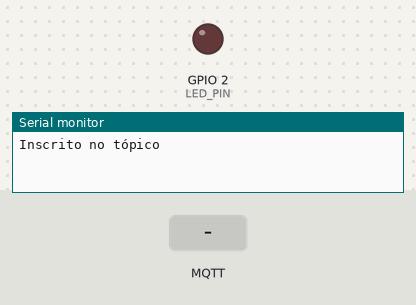
The sketch below on a simulated ESP32. On the bench: output pins drawn as LEDs (lit = HIGH), the last lines printed to the serial monitor. The inputs (shaded band) are chosen by the test bench. WiFi joins after 1.5 s; servers stay silent unless stated; no MQTT or app messages arrive unless stated.

Above: at 2.7 s.
2.8 s: MQTT message "LED_ON" arrives on the first subscribed topic
At 3.6 s:
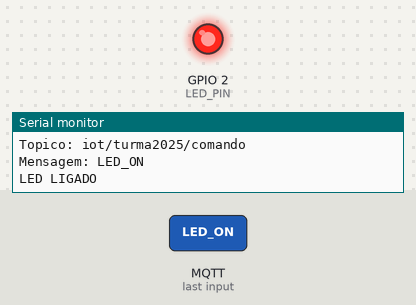
4.3 s: MQTT message "LED_OFF" arrives on the first subscribed topic
At 4.7 s:
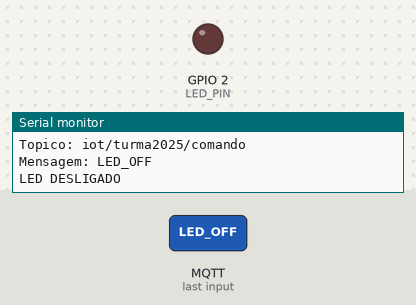
Timing chart, 0 to 7.3 s (numbered marks = the images above; inputs shaded):
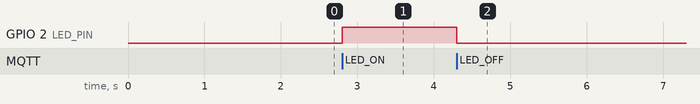

Measured:
- after the input at 2.8 s, GPIO 2 (LED_PIN): LOW → HIGH at once
- after the input at 4.3 s, GPIO 2 (LED_PIN): HIGH → LOW at once

The sketch:

sketch.ino
```cpp
#include <WiFi.h>
#include <WiFiClientSecure.h>
#include <PubSubClient.h>

#define LED_PIN 2

const char* ssid = "Wokwi-GUEST";
const char* password = "";

const char* mqtt_server = "e2f1f223343c4ecab1890a4c12312999.s1.eu.hivemq.cloud";
const int mqtt_port = 8883;
const char* mqtt_user = "BibiGica";
const char* mqtt_pass = "BibiGica123";

WiFiClientSecure espClient;
PubSubClient client(espClient);

// =====================
void setup() {
  Serial.begin(115200);

  pinMode(LED_PIN, OUTPUT);
  digitalWrite(LED_PIN, LOW);

  espClient.setInsecure();

  setup_wifi();
  client.setServer(mqtt_server, mqtt_port);
  client.setCallback(callback);
}

// =====================
void loop() {
  if (!client.connected()) {
    reconnect();
  }
  client.loop();
}

// =====================
void setup_wifi() {
  WiFi.begin(ssid, password);
  while (WiFi.status() != WL_CONNECTED) {
    delay(500);
  }
}

// =====================
void reconnect() {
  while (!client.connected()) {
    if (client.connect("esp32_led", mqtt_user, mqtt_pass)) {
      client.subscribe("iot/turma2025/comando");
      Serial.println("Inscrito no tópico");
    } else {
      delay(2000);
    }
  }
}

// =====================
void callback(char* topic, byte* payload, unsigned int length) {

  String msg;

  for (int i = 0; i < length; i++) {
    msg += (char)payload[i];
  }

  Serial.print("Topico: ");
  Serial.println(topic);

  Serial.print("Mensagem: ");
  Serial.println(msg);

  if (String(topic) == "iot/turma2025/comando") {

    if (msg == "LED_ON") {
      digitalWrite(LED_PIN, HIGH);
      client.publish("iot/turma2025/status", "LED_ON");
      Serial.println("LED LIGADO");
    }
    else if (msg == "LED_OFF") {
      digitalWrite(LED_PIN, LOW);
      client.publish("iot/turma2025/status", "LED_OFF");
      Serial.println("LED DESLIGADO");
    }
  }
}
```
